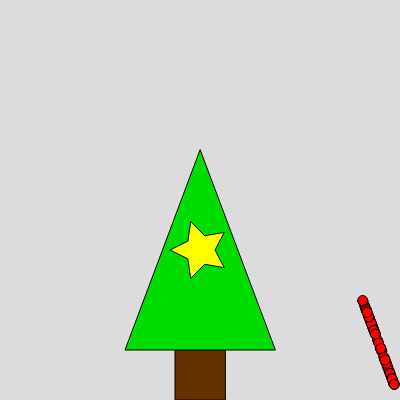
Frame 1 (no input)
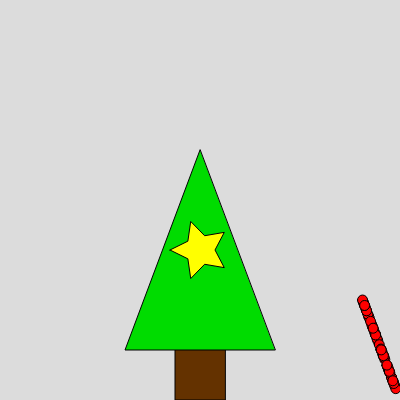
Frame 60 (no input)
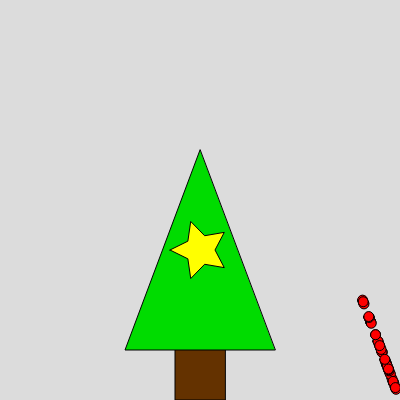
Frame 120 (the mouse pressed at the canvas centre since frame 60)

The p5.js sketch that drew these frames (run headless with seeded random() and noise() and a simulated clock; from frame 60 on, the mouse is pressed at the canvas centre):

// p5.js sketch
// ── sketch.js
//OBS: dette er ikke opgave 1 i bogen, men noget vi skulle lave i klassen.
//Formålet med denne opgave er at lære om hvordan man bruger klasser.

let stamme;
let gran;
let stjerne;
let kugler;
let stjernerotation=0;
let ypos;
function setup() {
  createCanvas(400, 400);
  stamme = new Stamussy(width/2,100);
  gran = new Granussy(width/2,50,150,200);
  stjerne = new Stjernussy(width/2,150,15,30);
  kugler = new Kuglussy(50,10);
}

function draw() {
  translate(width,height);
  rotate(PI)
  background(220);
  stamme.show();
  gran.show();
  stjerne.show();
  kugler.show();
  
}

class Stamussy{
  constructor(c,th=100){
    
    this.x = c-25;
    this.w= 50
    this.h = th;
    
  }
  show(){
    push();
    fill(100,50,0);
    rect(this.x, 0, this.w, this.h)
    pop();
  }
}

class Granussy{
  constructor(c,y,w,h){
    this.x =c;
    this.y =y;
    this.w=w/2;
    this.h=h;
    this.hyp =sqrt(h^2 + this.w^2);
  }
  show(){
    push();
    fill(0,220,0)
    triangle(this.x-this.w, this.y, this.x+this.w, this.y, this.x, this.y+this.h);
    pop();
    
  }
}
class Stjernussy{
  constructor(x,y,r1,r2){
    this.x=x;
    this.y=y;
    this.r1=r1;
    this.r2=r2;
  }
  show(){
    push();
    
    fill(255,255,0)
    star(this.x,this.y,this.r1,this.r2,5)
    pop();
  }
}
class Kuglussy{
  constructor(amount,d=10){
    gran.y
    this.Tan=gran.h/gran.w;
    this.d=d;
    this.am=amount;
    
    
  }
  show(){
    push();
   
    fill(255,0,0);
    /*OBS: Slet senere
    Idé: Lav en liste med tilfældige punkter, som den så generer kuglerne ud fra. Eller noget.
    */
    for(let i=0;i<this.am;i++){
      ypos=random(10,100);
      circle(ypos/this.Tan , ypos , this.d);
      print(ypos/this.d);
    }
    pop();
  }
}


//Følgende kode er stjålet fra internettet og ændret, så stjernen vender den rigtige vej.
function star(x, y, radius1, radius2, npoints) {
  let angle = TWO_PI / npoints;
  let halfAngle = angle / 2.0;
  beginShape();
  for (let a = stjernerotation*angle; a < TWO_PI+stjernerotation*angle; a += angle) {
    let sx = x + cos(a) * radius2;
    let sy = y + sin(a) * radius2;
    vertex(sx, sy);
    sx = x + cos(a + halfAngle) * radius1;
    sy = y + sin(a + halfAngle) * radius1;
    vertex(sx, sy);
  }
  endShape(CLOSE);
}

//function koordinatgenerering(ymax)
